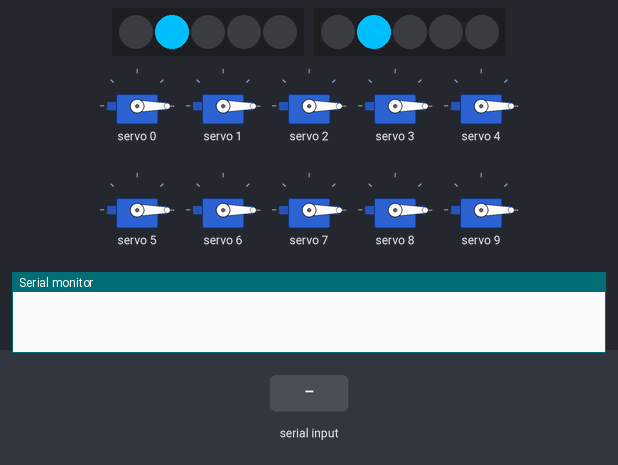
Recording of a sketch running on a simulated ATtiny85, built for the host (arithmetic inside an expression is 32-bit, double 64-bit). On the bench: 2 × 5 RGB LEDs in strip order, left to right, 10 × servo, the last lines printed to the serial monitor. Inputs (shaded band) come from the test bench.

Above: at 1.2 s.
1.3 s: "SERVO\n" received over the second serial link
At 2.9 s:
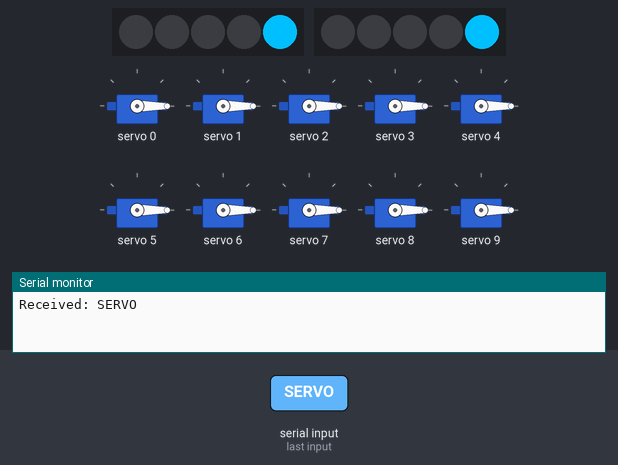
3.0 s: "90,45\n" received over the second serial link
At 3.9 s:
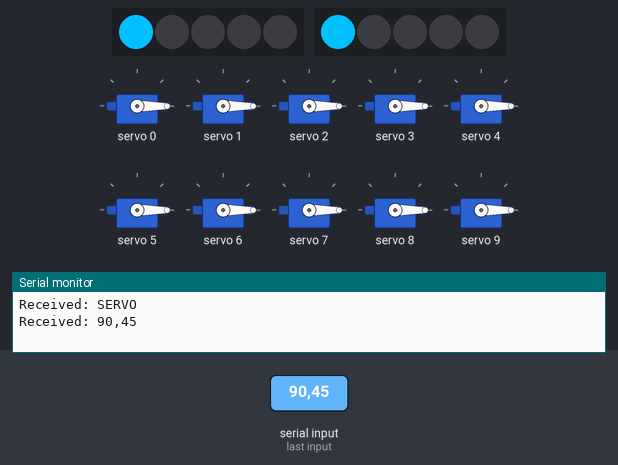
5.0 s: "5\n" received over the second serial link
Timing chart, 0 to 12.5 s (numbered marks = the images above; inputs shaded):
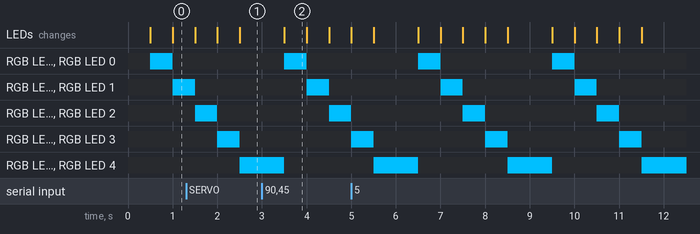

The sketch:

ServoAngle_with_led.ino
```cpp
#include <Adafruit_NeoPixel.h>
#include <Wire.h>
#include <Adafruit_PWMServoDriver.h>

// NeoPixel settings
#define PIN        2
#define PIN1       4
#define NUMPIXELS  5
Adafruit_NeoPixel pixels(NUMPIXELS, PIN, NEO_GRB + NEO_KHZ800);
Adafruit_NeoPixel pixels1(NUMPIXELS, PIN1, NEO_GRB + NEO_KHZ800);
#define DELAYVAL 500

// Servo driver settings
#define SERVO_MIN 500
#define SERVO_MAX 2500
#define FREQUENCY 50
Adafruit_PWMServoDriver pwm = Adafruit_PWMServoDriver(0x40);
uint8_t servoAngles[12] = {0, 0, 0, 0, 0, 0, 0, 0, 0, 0, 0, 0};

void setup() {
  // NeoPixel initialization
#if defined(__AVR_ATtiny85__) && (F_CPU == 16000000)
  clock_prescale_set(clock_div_1);
#endif
  pixels.begin();
  pixels1.begin();

  // Servo driver initialization
  pwm.begin();
  pwm.setPWMFreq(FREQUENCY);
  updateAllServos();

  // UART initialization
  Serial.begin(115200);
  Serial2.begin(115200, SERIAL_8N1, 16, 17);
}

void loop() {
  // NeoPixel processing
  static unsigned long prevMillis = 0;
  static int i = 0;

  if (millis() - prevMillis >= DELAYVAL) {
    prevMillis = millis();

    pixels.clear();
    pixels1.clear();

    if (i < NUMPIXELS) {
      pixels.setPixelColor(i, pixels.Color(0, 191, 255));
      pixels1.setPixelColor(i, pixels1.Color(0, 191, 255));
      pixels.show();
      pixels1.show();
      i++;
    } else {
      i = 0;
    }
  }

  if (Serial2.available()) {
    String message = Serial2.readStringUntil('\n');
    Serial.print("Received: ");
    Serial.println(message);
  }
}

// Functions for servo control
uint16_t angleToPulse(uint8_t angle) {
  return map(angle, 0, 180, SERVO_MIN, SERVO_MAX) * static_cast<float>(FREQUENCY) * 4096 / 1000000;
}

void updateAllServos() {
  for(uint8_t i = 0; i < 12; i++) {
    pwm.setPWM(i, 0, angleToPulse(servoAngles[i]));
  }
}

void setServoAngle(uint8_t servoNum, uint8_t angle) {
  if(servoNum >= 12 || angle > 180) return;
  servoAngles[servoNum] = angle;
  pwm.setPWM(servoNum, 0, angleToPulse(angle));
}

void handleServoCommand(String cmd) {
  if (cmd.startsWith("SERVO")) {
    int servoNum = cmd.substring(6, 8).toInt();
    int angle = cmd.substring(9).toInt();
    setServoAngle(servoNum, angle);
  }
}
```

Measured:
- what the display in image 2 shows lasts 0.5 s, from 3.5 s to 4.0 s
